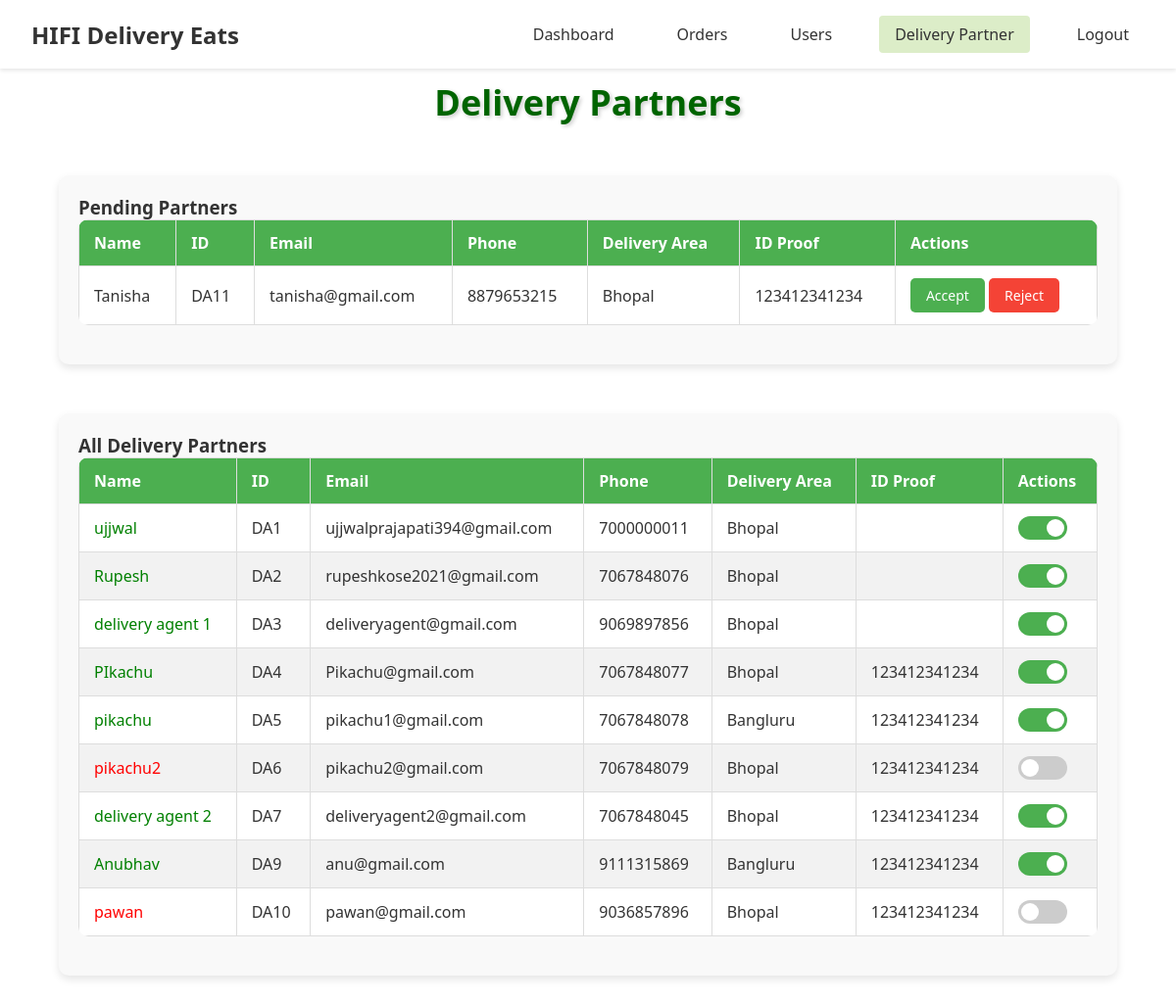
/admin/delivery_partner (signed in), run on the app's committed database.
### models.py (models this page shows, shortened)
class DeliveryAgent(UserMixin, db.Model):
    __tablename__ = 'delivery_agent'
    id = db.Column(db.Integer, primary_key=True)
    username = db.Column(db.String(100))
    email = db.Column(db.String(100), unique=True)
    phone = db.Column(db.Integer, unique=True, nullable=False)
    password = db.Column(db.String(100), nullable=False)
    image = db.Column(db.String(255), nullable=True, server_default='')
    bio = db.Column(db.Text, nullable=True, server_default='')
    delivery_area = db.Column(db.String(100), nullable=False)
    available_slots = db.Column(db.Boolean, nullable=False, default=True)
    id_proof = db.Column(db.String(12), nullable=False, server_default='')
    is_approved = db.Column(db.Boolean, nullable=False, server_default='0')
    is_active = db.Column(db.Boolean, nullable=False, server_default='1')

### routes.py (the view)
    @app.route('/admin/delivery_partner')
    @login_required
    def delivery_partner():
        pending_agents = DeliveryAgent.query.filter_by(is_approved=False).all()
        accepted_agents = DeliveryAgent.query.filter_by(is_approved=True).all()
        return render_template(
            'admin/delivery_partner.html',
            pending_agents=pending_agents,
            accepted_agents=accepted_agents
        )

### templates/admin/delivery_partner.html (shortened to what this page needs)
{% extends 'admin/index.html' %}
{% block css %}
  <link
    rel="stylesheet"
    href="{{ url_for('static', filename='css/admin/delivery_partner.css') }}"
  />
{% endblock css %}
{% block content %}
<h2>Delivery Partners</h2>
<div class="table-container">
  <h3>Pending Partners</h3>
  <table>
    <thead>
      <tr>
        <th>Name</th>
        <th>ID</th>
        <th>Email</th>
        <th>Phone</th>
        <th>Delivery Area</th>
        <th>ID Proof</th>
        <th>Actions</th>
      </tr>
    </thead>
    <tbody id="userList">
      {% for agent in pending_agents %}
      <tr id="user-{{ agent.id }}">
        <td>{{ agent.username }}</td>
        <td>DA{{ agent.id }}</td>
        <td>{{ agent.email }}</td>
        <td>{{ agent.phone }}</td>
        <td>{{ agent.delivery_area }}</td>
        <td>{{ agent.id_proof }}</td>
        <td>
          <button class="accept" onclick="handleAccept({{ agent.id }})">
            Accept
          </button>
          <button class="reject" onclick="handleReject({{ agent.id }})">
            Reject
          </button>
        </td>
      </tr>
      {% else %}
      <tr>
        <td colspan="7">No pending agents.</td>
      </tr>
      {% endfor %}
    </tbody>
  </table>
</div>
<div class="table-container">
  <h3>All Delivery Partners</h3>
  <table>
    <thead>
      <tr>
        <th>Name</th>
        <th>ID</th>
        <th>Email</th>
        <th>Phone</th>
        <th>Delivery Area</th>
        <th>ID Proof</th>
        <th>Actions</th>
      </tr>
    </thead>
    <tbody id="acceptedAgentsList">
      {% for agent in accepted_agents %}
      <tr id="user-{{ agent.id }}">
        <td style="color: {% if not agent.is_active %}red{% else %}green{% endif %};">
          {{ agent.username }}
        </td>
        <td>DA{{ agent.id }}</td>
        <td>{{ agent.email }}</td>
        <td>{{ agent.phone }}</td>
        <td>{{ agent.delivery_area }}</td>
        <td>{{ agent.id_proof }}</td>
        <td>
          <label class="switch">
            <span class="slider"></span>
          </label>
        </td>
      </tr>
      {% else %}
      <tr>
        <td colspan="7">No accepted agents.</td>
      </tr>
      {% endfor %}
    </tbody>
  </table>
</div>
{% endblock content %}

### static/css/admin/admin.css (style rules this page uses)
* { margin: 0; padding: 0; box-sizing: border-box; font-family: 'Segoe UI', Tahoma, Geneva, Verdana, sans-serif; }
:root { --primary-green: #50b341; --light-green: #DCEDC8; --white: #ffffff; --text-dark: #333333; }
body { background-color: var(--white); color: var(--text-dark); }

### static/css/admin/delivery_partner.css (style rules this page uses)
h2 { color: darkgreen; text-align: center; margin-bottom: 10px; font-size: 36px; font-weight: bold; text-shadow: 2px 2px 4px rgba(0, 0, 0, 0.2); transition: text-shadow 0.3s ease-in-out; margin-top: 1rem; }
.table-container { margin: 50px auto; padding: 20px; border-radius: 10px; box-shadow: 0 4px 8px rgba(0, 0, 0, 0.1); background-color: #f9f9f9; width: 90%; max-width: 1200px; }
table { width: 100%; border-collapse: collapse; margin-bottom: 20px; background-color: #fff; border-radius: 10px; overflow: hidden; }
th, td { border: 1px solid #ddd; padding: 12px 15px; text-align: left; }
th { background-color: #4CAF50; color: white; }
tbody tr:nth-child(even) { background-color: #f2f2f2; }
button { padding: 8px 16px; border: none; border-radius: 5px; cursor: pointer; font-size: 14px; transition: background-color 0.3s ease; }
.accept { background-color: #4CAF50; color: white; }
.reject { background-color: #f44336; color: white; }
.switch { position: relative; display: inline-block; width: 50px; height: 24px; }
.slider { position: absolute; cursor: pointer; top: 0; left: 0; right: 0; bottom: 0; background-color: #ccc; transition: .4s; border-radius: 24px; }
.slider:before { position: absolute; content: ""; height: 18px; width: 18px; left: 3px; bottom: 3px; background-color: white; transition: .4s; border-radius: 50%; }
input:checked + .slider { background-color: #4caf50; }
input:checked + .slider:before { transform: translateX(26px); }

### data on the page
DeliveryAgent: username "Tanisha", id "11", email "tanisha@gmail.com", phone "8879653215", delivery_area "Bhopal", id_proof "123412341234"
DeliveryAgent: username "ujjwal", id "1", email "ujjwalprajapati394@gmail.com", phone "7000000011", delivery_area "Bhopal"
DeliveryAgent: username "Rupesh", id "2", email "rupeshkose2021@gmail.com", phone "7067848076", delivery_area "Bhopal"
DeliveryAgent: username "delivery agent 1", id "3", email "deliveryagent@gmail.com", phone "9069897856", delivery_area "Bhopal"
DeliveryAgent: username "PIkachu", id "4", email "Pikachu@gmail.com", phone "7067848077", delivery_area "Bhopal", id_proof "123412341234"
DeliveryAgent: username "pikachu", id "5", email "pikachu1@gmail.com", phone "7067848078", delivery_area "Bangluru", id_proof "123412341234"
DeliveryAgent: username "pikachu2", id "6", email "pikachu2@gmail.com", phone "7067848079", delivery_area "Bhopal", id_proof "123412341234"
DeliveryAgent: username "delivery agent 2", id "7", email "deliveryagent2@gmail.com", phone "7067848045", delivery_area "Bhopal", id_proof "123412341234"
DeliveryAgent: username "Anubhav", id "9", email "anu@gmail.com", phone "9111315869", delivery_area "Bangluru", id_proof "123412341234"
DeliveryAgent: username "pawan", id "10", email "pawan@gmail.com", phone "9036857896", delivery_area "Bhopal", id_proof "123412341234"
